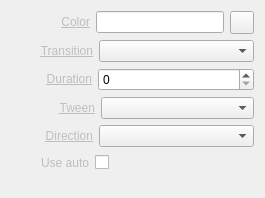
<?xml version="1.0" encoding="UTF-8"?>
<ui version="4.0">
 <class>InspectorColorWidget</class>
 <widget class="QWidget" name="InspectorColorWidget">
  <property name="geometry">
   <rect>
    <x>0</x>
    <y>0</y>
    <width>265</width>
    <height>198</height>
   </rect>
  </property>
  <property name="sizePolicy">
   <sizepolicy hsizetype="Expanding" vsizetype="Preferred">
    <horstretch>0</horstretch>
    <verstretch>0</verstretch>
   </sizepolicy>
  </property>
  <layout class="QVBoxLayout" name="verticalLayout">
   <item>
    <layout class="QHBoxLayout" name="horizontalLayoutColor">
     <item>
      <spacer name="horizontalSpacerColor">
       <property name="orientation">
        <enum>Qt::Horizontal</enum>
       </property>
       <property name="sizeType">
        <enum>QSizePolicy::Fixed</enum>
       </property>
       <property name="sizeHint" stdset="0">
        <size>
         <width>50</width>
         <height>20</height>
        </size>
       </property>
      </spacer>
     </item>
     <item>
      <widget class="QLabel" name="labelColor">
       <property name="text">
        <string>&lt;a href=&quot;Color&quot; style=&quot;color: #BEBEBE;&quot;&gt;Color&lt;/a&gt;</string>
       </property>
       <property name="alignment">
        <set>Qt::AlignRight|Qt::AlignTrailing|Qt::AlignVCenter</set>
       </property>
      </widget>
     </item>
     <item>
      <widget class="QLineEdit" name="lineEditColor"/>
     </item>
     <item>
      <widget class="QToolButton" name="toolButtonColor">
       <property name="minimumSize">
        <size>
         <width>22</width>
         <height>22</height>
        </size>
       </property>
       <property name="icon">
        <iconset resource="../Resource.qrc">
         <normaloff>:/Graphics/Images/Color.png</normaloff>:/Graphics/Images/Color.png</iconset>
       </property>
      </widget>
     </item>
    </layout>
   </item>
   <item>
    <layout class="QHBoxLayout" name="horizontalLayoutTransition">
     <item>
      <spacer name="horizontalSpacerTransition">
       <property name="orientation">
        <enum>Qt::Horizontal</enum>
       </property>
       <property name="sizeType">
        <enum>QSizePolicy::Fixed</enum>
       </property>
       <property name="sizeHint" stdset="0">
        <size>
         <width>29</width>
         <height>20</height>
        </size>
       </property>
      </spacer>
     </item>
     <item>
      <widget class="QLabel" name="labelTransition">
       <property name="text">
        <string>&lt;a href=&quot;Transition&quot; style=&quot;color: #BEBEBE;&quot;&gt;Transition&lt;/a&gt;</string>
       </property>
       <property name="alignment">
        <set>Qt::AlignRight|Qt::AlignTrailing|Qt::AlignVCenter</set>
       </property>
      </widget>
     </item>
     <item>
      <widget class="QComboBox" name="comboBoxTransition">
       <property name="sizePolicy">
        <sizepolicy hsizetype="Expanding" vsizetype="Fixed">
         <horstretch>0</horstretch>
         <verstretch>0</verstretch>
        </sizepolicy>
       </property>
      </widget>
     </item>
    </layout>
   </item>
   <item>
    <layout class="QHBoxLayout" name="horizontalLayoutDuration">
     <item>
      <spacer name="horizontalSpacerDuration">
       <property name="orientation">
        <enum>Qt::Horizontal</enum>
       </property>
       <property name="sizeType">
        <enum>QSizePolicy::Fixed</enum>
       </property>
       <property name="sizeHint" stdset="0">
        <size>
         <width>35</width>
         <height>20</height>
        </size>
       </property>
      </spacer>
     </item>
     <item>
      <widget class="QLabel" name="labelDuration">
       <property name="text">
        <string>&lt;a href=&quot;Duration&quot; style=&quot;color: #BEBEBE;&quot;&gt;Duration&lt;/a&gt;</string>
       </property>
       <property name="alignment">
        <set>Qt::AlignRight|Qt::AlignTrailing|Qt::AlignVCenter</set>
       </property>
      </widget>
     </item>
     <item>
      <widget class="QSpinBox" name="spinBoxDuration">
       <property name="sizePolicy">
        <sizepolicy hsizetype="Expanding" vsizetype="Fixed">
         <horstretch>0</horstretch>
         <verstretch>0</verstretch>
        </sizepolicy>
       </property>
       <property name="maximum">
        <number>999</number>
       </property>
      </widget>
     </item>
    </layout>
   </item>
   <item>
    <layout class="QHBoxLayout" name="horizontalLayoutTween">
     <item>
      <spacer name="horizontalSpacerTween">
       <property name="orientation">
        <enum>Qt::Horizontal</enum>
       </property>
       <property name="sizeType">
        <enum>QSizePolicy::Fixed</enum>
       </property>
       <property name="sizeHint" stdset="0">
        <size>
         <width>48</width>
         <height>20</height>
        </size>
       </property>
      </spacer>
     </item>
     <item>
      <widget class="QLabel" name="labelTween">
       <property name="text">
        <string>&lt;a href=&quot;Tween&quot; style=&quot;color: #BEBEBE;&quot;&gt;Tween&lt;/a&gt;</string>
       </property>
       <property name="alignment">
        <set>Qt::AlignRight|Qt::AlignTrailing|Qt::AlignVCenter</set>
       </property>
      </widget>
     </item>
     <item>
      <widget class="QComboBox" name="comboBoxTween">
       <property name="sizePolicy">
        <sizepolicy hsizetype="Expanding" vsizetype="Fixed">
         <horstretch>0</horstretch>
         <verstretch>0</verstretch>
        </sizepolicy>
       </property>
      </widget>
     </item>
    </layout>
   </item>
   <item>
    <layout class="QHBoxLayout" name="horizontalLayoutDirection">
     <item>
      <spacer name="horizontalSpacerDirection">
       <property name="orientation">
        <enum>Qt::Horizontal</enum>
       </property>
       <property name="sizeType">
        <enum>QSizePolicy::Fixed</enum>
       </property>
       <property name="sizeHint" stdset="0">
        <size>
         <width>34</width>
         <height>20</height>
        </size>
       </property>
      </spacer>
     </item>
     <item>
      <widget class="QLabel" name="labelDirection">
       <property name="text">
        <string>&lt;a href=&quot;Direction&quot; style=&quot;color: #BEBEBE;&quot;&gt;Direction&lt;/a&gt;</string>
       </property>
       <property name="alignment">
        <set>Qt::AlignRight|Qt::AlignTrailing|Qt::AlignVCenter</set>
       </property>
      </widget>
     </item>
     <item>
      <widget class="QComboBox" name="comboBoxDirection">
       <property name="sizePolicy">
        <sizepolicy hsizetype="Expanding" vsizetype="Fixed">
         <horstretch>0</horstretch>
         <verstretch>0</verstretch>
        </sizepolicy>
       </property>
      </widget>
     </item>
    </layout>
   </item>
   <item>
    <layout class="QHBoxLayout" name="horizontalLayoutUseAuto">
     <item>
      <spacer name="horizontalSpacerUseAuto1">
       <property name="orientation">
        <enum>Qt::Horizontal</enum>
       </property>
       <property name="sizeType">
        <enum>QSizePolicy::Fixed</enum>
       </property>
       <property name="sizeHint" stdset="0">
        <size>
         <width>30</width>
         <height>20</height>
        </size>
       </property>
      </spacer>
     </item>
     <item>
      <widget class="QLabel" name="labelUseAuto">
       <property name="text">
        <string>&lt;a href=&quot;Use auto&quot; style=&quot;color: #BEBEBE;&quot;&gt;Use auto&lt;/a&gt;</string>
       </property>
       <property name="alignment">
        <set>Qt::AlignRight|Qt::AlignTrailing|Qt::AlignVCenter</set>
       </property>
      </widget>
     </item>
     <item>
      <widget class="QCheckBox" name="checkBoxUseAuto">
       <property name="layoutDirection">
        <enum>Qt::RightToLeft</enum>
       </property>
       <property name="text">
        <string/>
       </property>
      </widget>
     </item>
     <item>
      <spacer name="horizontalSpacerUseAuto2">
       <property name="orientation">
        <enum>Qt::Horizontal</enum>
       </property>
       <property name="sizeHint" stdset="0">
        <size>
         <width>40</width>
         <height>20</height>
        </size>
       </property>
      </spacer>
     </item>
    </layout>
   </item>
   <item>
    <spacer name="verticalSpacerColor">
     <property name="orientation">
      <enum>Qt::Vertical</enum>
     </property>
     <property name="sizeType">
      <enum>QSizePolicy::Fixed</enum>
     </property>
     <property name="sizeHint" stdset="0">
      <size>
       <width>20</width>
       <height>10</height>
      </size>
     </property>
    </spacer>
   </item>
  </layout>
 </widget>
 <resources>
  <include location="../Resource.qrc"/>
 </resources>
 <connections>
  <connection>
   <sender>spinBoxDuration</sender>
   <signal>valueChanged(int)</signal>
   <receiver>InspectorColorWidget</receiver>
   <slot>durationChanged(int)</slot>
   <hints>
    <hint type="sourcelabel">
     <x>213</x>
     <y>57</y>
    </hint>
    <hint type="destinationlabel">
     <x>223</x>
     <y>46</y>
    </hint>
   </hints>
  </connection>
  <connection>
   <sender>comboBoxTransition</sender>
   <signal>currentIndexChanged(QString)</signal>
   <receiver>InspectorColorWidget</receiver>
   <slot>transitionChanged(QString)</slot>
   <hints>
    <hint type="sourcelabel">
     <x>213</x>
     <y>29</y>
    </hint>
    <hint type="destinationlabel">
     <x>223</x>
     <y>15</y>
    </hint>
   </hints>
  </connection>
  <connection>
   <sender>comboBoxDirection</sender>
   <signal>currentIndexChanged(QString)</signal>
   <receiver>InspectorColorWidget</receiver>
   <slot>directionChanged(QString)</slot>
   <hints>
    <hint type="sourcelabel">
     <x>124</x>
     <y>105</y>
    </hint>
    <hint type="destinationlabel">
     <x>0</x>
     <y>105</y>
    </hint>
   </hints>
  </connection>
  <connection>
   <sender>comboBoxTween</sender>
   <signal>currentIndexChanged(QString)</signal>
   <receiver>InspectorColorWidget</receiver>
   <slot>tweenChanged(QString)</slot>
   <hints>
    <hint type="sourcelabel">
     <x>187</x>
     <y>85</y>
    </hint>
    <hint type="destinationlabel">
     <x>1</x>
     <y>141</y>
    </hint>
   </hints>
  </connection>
  <connection>
   <sender>labelTransition</sender>
   <signal>linkActivated(QString)</signal>
   <receiver>InspectorColorWidget</receiver>
   <slot>resetTransition(QString)</slot>
   <hints>
    <hint type="sourcelabel">
     <x>47</x>
     <y>22</y>
    </hint>
    <hint type="destinationlabel">
     <x>0</x>
     <y>20</y>
    </hint>
   </hints>
  </connection>
  <connection>
   <sender>labelDuration</sender>
   <signal>linkActivated(QString)</signal>
   <receiver>InspectorColorWidget</receiver>
   <slot>resetDuration(QString)</slot>
   <hints>
    <hint type="sourcelabel">
     <x>56</x>
     <y>44</y>
    </hint>
    <hint type="destinationlabel">
     <x>0</x>
     <y>48</y>
    </hint>
   </hints>
  </connection>
  <connection>
   <sender>labelTween</sender>
   <signal>linkActivated(QString)</signal>
   <receiver>InspectorColorWidget</receiver>
   <slot>resetTween(QString)</slot>
   <hints>
    <hint type="sourcelabel">
     <x>94</x>
     <y>85</y>
    </hint>
    <hint type="destinationlabel">
     <x>0</x>
     <y>77</y>
    </hint>
   </hints>
  </connection>
  <connection>
   <sender>labelDirection</sender>
   <signal>linkActivated(QString)</signal>
   <receiver>InspectorColorWidget</receiver>
   <slot>resetDirection(QString)</slot>
   <hints>
    <hint type="sourcelabel">
     <x>66</x>
     <y>104</y>
    </hint>
    <hint type="destinationlabel">
     <x>9</x>
     <y>89</y>
    </hint>
   </hints>
  </connection>
  <connection>
   <sender>labelUseAuto</sender>
   <signal>linkActivated(QString)</signal>
   <receiver>InspectorColorWidget</receiver>
   <slot>resetUseAuto(QString)</slot>
   <hints>
    <hint type="sourcelabel">
     <x>82</x>
     <y>211</y>
    </hint>
    <hint type="destinationlabel">
     <x>73</x>
     <y>249</y>
    </hint>
   </hints>
  </connection>
  <connection>
   <sender>checkBoxUseAuto</sender>
   <signal>stateChanged(int)</signal>
   <receiver>InspectorColorWidget</receiver>
   <slot>useAutoChanged(int)</slot>
   <hints>
    <hint type="sourcelabel">
     <x>99</x>
     <y>210</y>
    </hint>
    <hint type="destinationlabel">
     <x>146</x>
     <y>247</y>
    </hint>
   </hints>
  </connection>
 </connections>
 <slots>
  <slot>durationChanged(int)</slot>
  <slot>loopChanged(int)</slot>
  <slot>transitionChanged(QString)</slot>
  <slot>directionChanged(QString)</slot>
  <slot>seekChanged(int)</slot>
  <slot>lengthChanged(int)</slot>
  <slot>tweenChanged(QString)</slot>
  <slot>resetTransition(QString)</slot>
  <slot>resetDuration(QString)</slot>
  <slot>resetTween(QString)</slot>
  <slot>resetDirection(QString)</slot>
  <slot>resetSeek(QString)</slot>
  <slot>resetLength(QString)</slot>
  <slot>resetLoop(QString)</slot>
  <slot>pauseOnLoadChanged(int)</slot>
  <slot>resetPauseOnLoad(QString)</slot>
  <slot>resetUseAuto(QString)</slot>
  <slot>useAutoChanged(int)</slot>
 </slots>
</ui>
